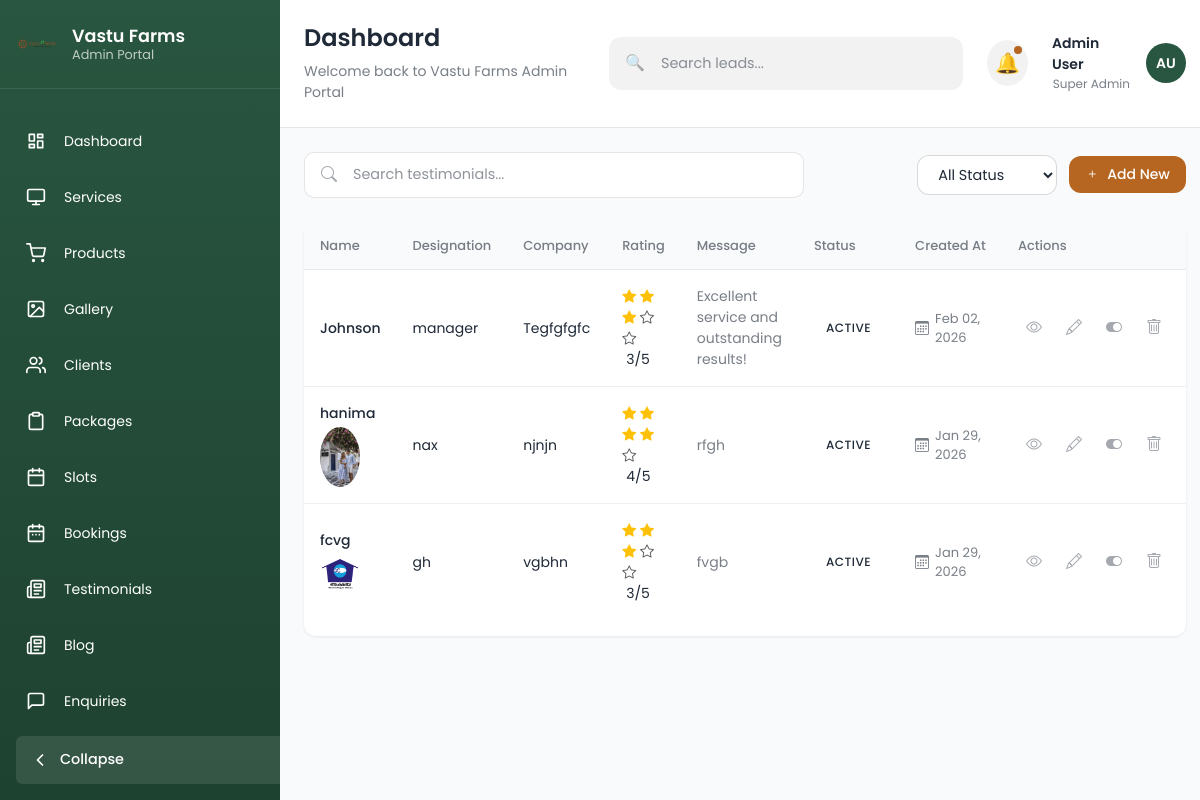
The page /dashboard/testimonial-management/ (signed in) on the database its author committed.
### dashboard/models.py (models this page shows, shortened)
class Testimonial(models.Model):
    id = models.UUIDField(primary_key=True, default=uuid.uuid4, editable=False)
    name = models.CharField(max_length=150)
    designation = models.CharField(max_length=150, blank=True)
    company = models.CharField(max_length=150, blank=True)
    message = models.TextField()
    rating = models.IntegerField(choices=[(i, i) for i in range(1, 6)], default=5)  # 1-5 stars
    image = models.ImageField(upload_to=testimonial_image_upload_path, storage=testimonial_storage, blank=True, null=True)
    is_active = models.BooleanField(default=True)
    created_at = models.DateTimeField(default=timezone.now)

### dashboard/views.py (the view, shortened to what this page needs)
# urls.py: path("testimonial-management/", views.testimonial_management, name="testimonial_management"),
def testimonial_management(request):
    user_id = request.session.get('user_id')
    if not user_id:
        messages.error(request, 'Please login to access this page.')
        return redirect('dashboard:login')
    try:
        user = Dashboard.objects.get(id=user_id)  # Verify user exists
        testimonials = Testimonial.objects.all().order_by('-created_at')
        context = {
            'testimonials': testimonials,
            'user': user
        }
        return render(request, 'dashboard/testimonial_management.html', context)
    except Dashboard.DoesNotExist:
        messages.error(request, 'User not found. Please login again.')
        return redirect('dashboard:login')

### dashboard/templates/dashboard/testimonial_management.html (shortened to what this page needs)
{% extends 'base.html' %}
{% block content %}
<div class="blog-filter-bar">
  <div class="search-box blog-search">
    <i class="bi bi-search search-icon"></i>
    <input type="search" class="search-input" placeholder="Search testimonials...">
  </div>
  <div class="blog-filter-actions">
    <select class="filter-select">
      <option value="">All Status</option>
    </select>
    <a href="{% url 'dashboard:add_testimonial' %}" class="btn-primary text-decoration-none">
      <i class="bi bi-plus"></i>
      <span class="btn-text">Add New</span>
    </a>
  </div>
</div>
<div class="dashboard-card p-0">
  <div class="table-responsive">
    <table class="table table-blog">
      <thead>
        <tr>
          <th class="col-title">Name</th>
          <th>Designation</th>
          <th>Company</th>
          <th>Rating</th>
          <th>Message</th>
          <th>Status</th>
          <th>Created At</th>
          <th>Actions</th>
        </tr>
      </thead>
      <tbody>
        {% for testimonial in testimonials %}
        <tr>
          <td class="col-title">
            <div class="blog-title-cell">
              <span class="blog-title">{{ testimonial.name }}</span>
              {% if testimonial.image %}
                <div class="testimonial-image">
                  <img src="{{ testimonial.image.url }}" alt="{{ testimonial.name }}" width="40" height="40" class="rounded-circle">
                </div>
              {% endif %}
            </div>
          </td>
          <td>
            <div class="author-cell">
              <span>{{ testimonial.designation|default:"-" }}</span>
            </div>
          </td>
          <td>
            <span>{{ testimonial.company|default:"-" }}</span>
          </td>
          <td>
            <div class="rating-cell">
              {% for i in '12345'|make_list %}
                {% if forloop.counter <= testimonial.rating %}
                  <i class="bi bi-star-fill text-warning"></i>
                {% else %}
                  <i class="bi bi-star text-muted"></i>
                {% endif %}
              {% endfor %}
              <span class="ms-1">{{ testimonial.rating }}/5</span>
            </div>
          </td>
          <td>
            <span class="views-cell">
              {{ testimonial.message|truncatechars:50 }}
            </span>
          </td>
          <td>
            <span class="status-badge-blog status-{% if testimonial.is_active %}active{% else %}inactive{% endif %}">{% if testimonial.is_active %}Active{% else %}Inactive{% endif %}</span>
          </td>
          <td>
            <span class="date-cell">
              <i class="bi bi-calendar3"></i>
              {{ testimonial.created_at|date:"M d, Y" }}
            </span>
          </td>
          <td>
            <div class="table-actions">
              <a href="{% url 'dashboard:view_testimonial' testimonial.pk %}" class="action-btn-table external">
                <i class="bi bi-eye"></i>
              </a>
              <a href="{% url 'dashboard:edit_testimonial' testimonial.pk %}" class="action-btn-table edit">
                <i class="bi bi-pencil"></i>
              </a>
              <a href="#" class="action-btn-table toggle" onclick="toggleActive('{{ testimonial.pk }}', '{{ testimonial.name }}', {{ testimonial.is_active|lower }})">
                <i class="bi bi-toggle-{% if testimonial.is_active %}on{% else %}off{% endif %}"></i>
              </a>
              <a href="#" class="action-btn-table delete" onclick="confirmDelete('{{ testimonial.pk }}', '{{ testimonial.name }}')">
                <i class="bi bi-trash"></i>
              </a>
            </div>
          </td>
        </tr>
        {% empty %}
        <tr>
          <td colspan="8" class="text-center py-4 text-muted">No testimonials found.</td>
        </tr>
        {% endfor %}
      </tbody>
    </table>
  </div>
</div>
{% endblock %}

### rows shown on the page
Testimonial: name "Johnson", designation "manager", company "Tegfgfgfc", rating "3", message "Excellent service and outstanding results!", is_active "ACTIVE", created_at "Feb 02, 2026"
Testimonial: name "hanima", image (picture), designation "nax", company "njnjn", rating "4", message "rfgh", is_active "ACTIVE", created_at "Jan 29, 2026"
Testimonial: name "fcvg", image (picture), designation "gh", company "vgbhn", rating "3", message "fvgb", is_active "ACTIVE", created_at "Jan 29, 2026"

### other values the page prints
{{ page_title|default:"Dashboard" }} "Dashboard"
{{ page_subtitle|default:"Welcome back to Vastu Farms Admin Portal" }} "Welcome back to Vastu Farms Admin Portal"
